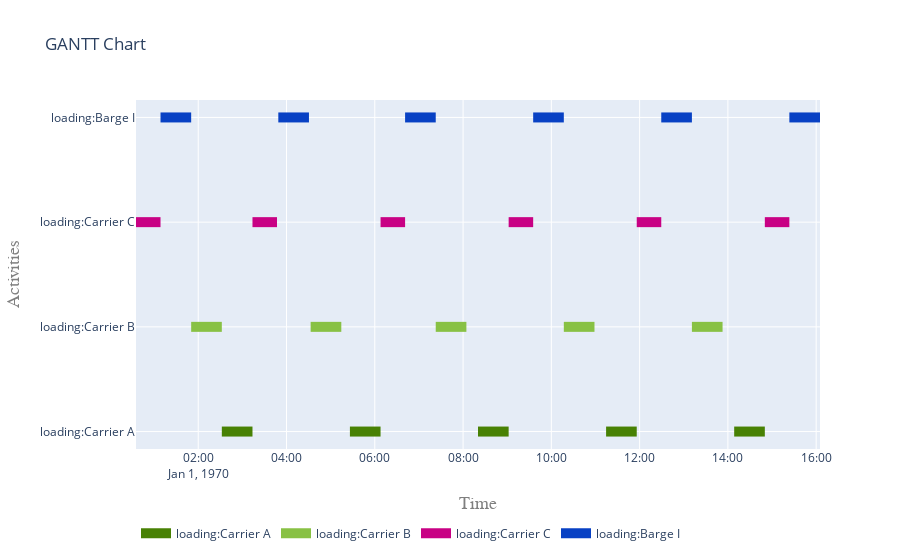

Notebook cell for this chart:
### Code cell
# Plot only activities whose namespace (first letters) matches load*: 1 activty_type

flat = pd.DataFrame(flatten(activities))
loading = list(flat[flat['ActivityName'].str.startswith('loading')]['activity'].values)
fig = get_gantt_chart(loading)

### Figure 1 — Plotly figure (JSON) as saved in the notebook; plotly's stock layout.template omitted (floating-point values rounded to 4 significant figures)
{"data": [{"connectgaps": false, "hoverinfo": "y+name", "line": {"color": "rgb(72,129,4)", "width": 10}, "mode": "lines", "name": "loading:Carrier A", "type": "scatter", "x": ["1970-01-01T02:32:04", "1970-01-01T02:32:04", "1970-01-01T03:13:44", "1970-01-01T03:13:44", "1970-01-01T03:13:44", "1970-01-01T05:26:11", "1970-01-01T05:26:11", "1970-01-01T06:07:51", "1970-01-01T06:07:51", "1970-01-01T06:07:51", "1970-01-01T08:20:18", "1970-01-01T08:20:18", "1970-01-01T09:01:58", "1970-01-01T09:01:58", "1970-01-01T09:01:58", "1970-01-01T11:14:25", "1970-01-01T11:14:25", "1970-01-01T11:56:05", "1970-01-01T11:56:05", "1970-01-01T11:56:05", "1970-01-01T14:08:32", "1970-01-01T14:08:32", "1970-01-01T14:50:12", "1970-01-01T14:50:12", "1970-01-01T14:50:12"], "y": ["loading:Carrier A", "loading:Carrier A", "loading:Carrier A", "loading:Carrier A", null, "loading:Carrier A", "loading:Carrier A", "loading:Carrier A", "loading:Carrier A", null, "loading:Carrier A", "loading:Carrier A", "loading:Carrier A", "loading:Carrier A", null, "loading:Carrier A", "loading:Carrier A", "loading:Carrier A", "loading:Carrier A", null, "loading:Carrier A", "loading:Carrier A", "loading:Carrier A", "loading:Carrier A", null]}, {"connectgaps": false, "hoverinfo": "y+name", "line": {"color": "rgb(136,193,68)", "width": 10}, "mode": "lines", "name": "loading:Carrier B", "type": "scatter", "x": ["1970-01-01T01:50:24", "1970-01-01T01:50:24", "1970-01-01T02:32:04", "1970-01-01T02:32:04", "1970-01-01T02:32:04", "1970-01-01T04:32:49", "1970-01-01T04:32:49", "1970-01-01T05:14:29", "1970-01-01T05:14:29", "1970-01-01T05:14:29", "1970-01-01T07:22:51", "1970-01-01T07:22:51", "1970-01-01T08:04:31", "1970-01-01T08:04:31", "1970-01-01T08:04:31", "1970-01-01T10:16:58", "1970-01-01T10:16:58", "1970-01-01T10:58:38", "1970-01-01T10:58:38", "1970-01-01T10:58:38", "1970-01-01T13:11:05", "1970-01-01T13:11:05", "1970-01-01T13:52:45", "1970-01-01T13:52:45", "1970-01-01T13:52:45"], "y": ["loading:Carrier B", "loading:Carrier B", "loading:Carrier B", "loading:Carrier B", null, "loading:Carrier B", "loading:Carrier B", "loading:Carrier B", "loading:Carrier B", null, "loading:Carrier B", "loading:Carrier B", "loading:Carrier B", "loading:Carrier B", null, "loading:Carrier B", "loading:Carrier B", "loading:Carrier B", "loading:Carrier B", null, "loading:Carrier B", "loading:Carrier B", "loading:Carrier B", "loading:Carrier B", null]}, {"connectgaps": false, "hoverinfo": "y+name", "line": {"color": "rgb(200,1,132)", "width": 10}, "mode": "lines", "name": "loading:Carrier C", "type": "scatter", "x": ["1970-01-01T00:35:24", "1970-01-01T00:35:24", "1970-01-01T01:08:44", "1970-01-01T01:08:44", "1970-01-01T01:08:44", "1970-01-01T03:13:44", "1970-01-01T03:13:44", "1970-01-01T03:47:04", "1970-01-01T03:47:04", "1970-01-01T03:47:04", "1970-01-01T06:07:51", "1970-01-01T06:07:51", "1970-01-01T06:41:11", "1970-01-01T06:41:11", "1970-01-01T06:41:11", "1970-01-01T09:01:58", "1970-01-01T09:01:58", "1970-01-01T09:35:18", "1970-01-01T09:35:18", "1970-01-01T09:35:18", "1970-01-01T11:56:05", "1970-01-01T11:56:05", "1970-01-01T12:29:25", "1970-01-01T12:29:25", "1970-01-01T12:29:25", "1970-01-01T14:50:12", "1970-01-01T14:50:12", "1970-01-01T15:23:32", "1970-01-01T15:23:32", "1970-01-01T15:23:32"], "y": ["loading:Carrier C", "loading:Carrier C", "loading:Carrier C", "loading:Carrier C", null, "loading:Carrier C", "loading:Carrier C", "loading:Carrier C", "loading:Carrier C", null, "loading:Carrier C", "loading:Carrier C", "loading:Carrier C", "loading:Carrier C", null, "loading:Carrier C", "loading:Carrier C", "loading:Carrier C", "loading:Carrier C", null, "loading:Carrier C", "loading:Carrier C", "loading:Carrier C", "loading:Carrier C", null, "loading:Carrier C", "loading:Carrier C", "loading:Carrier C", "loading:Carrier C", null]}, {"connectgaps": false, "hoverinfo": "y+name", "line": {"color": "rgb(8,65,196)", "width": 10}, "mode": "lines", "name": "loading:Barge I", "type": "scatter", "x": ["1970-01-01T01:08:44", "1970-01-01T01:08:44", "1970-01-01T01:50:24", "1970-01-01T01:50:24", "1970-01-01T01:50:24", "1970-01-01T03:48:51", "1970-01-01T03:48:51", "1970-01-01T04:30:31", "1970-01-01T04:30:31", "1970-01-01T04:30:31", "1970-01-01T06:41:11", "1970-01-01T06:41:11", "1970-01-01T07:22:51", "1970-01-01T07:22:51", "1970-01-01T07:22:51", "1970-01-01T09:35:18", "1970-01-01T09:35:18", "1970-01-01T10:16:58", "1970-01-01T10:16:58", "1970-01-01T10:16:58", "1970-01-01T12:29:25", "1970-01-01T12:29:25", "1970-01-01T13:11:05", "1970-01-01T13:11:05", "1970-01-01T13:11:05", "1970-01-01T15:23:32", "1970-01-01T15:23:32", "1970-01-01T16:05:12", "1970-01-01T16:05:12", "1970-01-01T16:05:12"], "y": ["loading:Barge I", "loading:Barge I", "loading:Barge I", "loading:Barge I", null, "loading:Barge I", "loading:Barge I", "loading:Barge I", "loading:Barge I", null, "loading:Barge I", "loading:Barge I", "loading:Barge I", "loading:Barge I", null, "loading:Barge I", "loading:Barge I", "loading:Barge I", "loading:Barge I", null, "loading:Barge I", "loading:Barge I", "loading:Barge I", "loading:Barge I", null, "loading:Barge I", "loading:Barge I", "loading:Barge I", "loading:Barge I", null]}], "layout": {"hovermode": "closest", "legend": {"orientation": "h", "x": 0, "y": -0.2}, "title": {"text": "GANTT Chart"}, "xaxis": {"range": ["1970-01-01T00:35:24", "1970-01-01T16:05:12"], "title": {"font": {"color": "#7f7f7f", "family": "Courier New, monospace", "size": 18}, "text": "Time"}}, "yaxis": {"title": {"font": {"color": "#7f7f7f", "family": "Courier New, monospace", "size": 18}, "text": "Activities"}}}}
